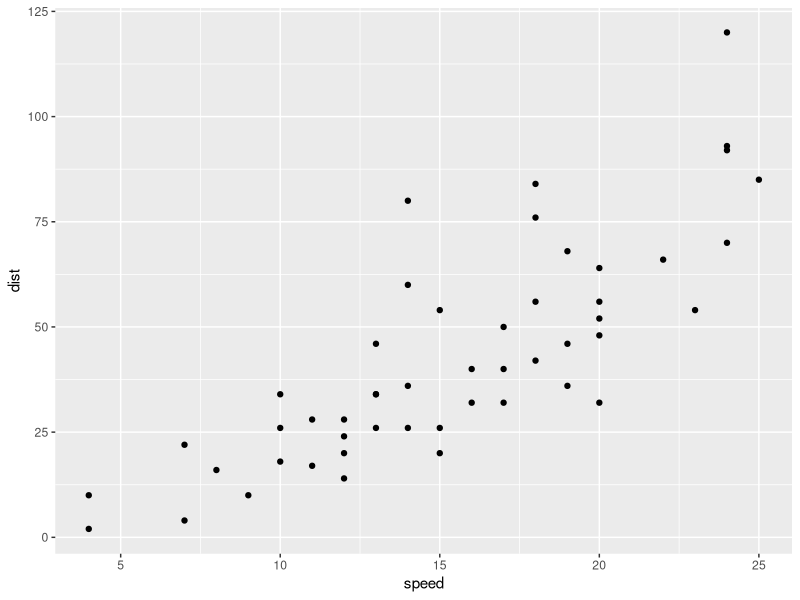
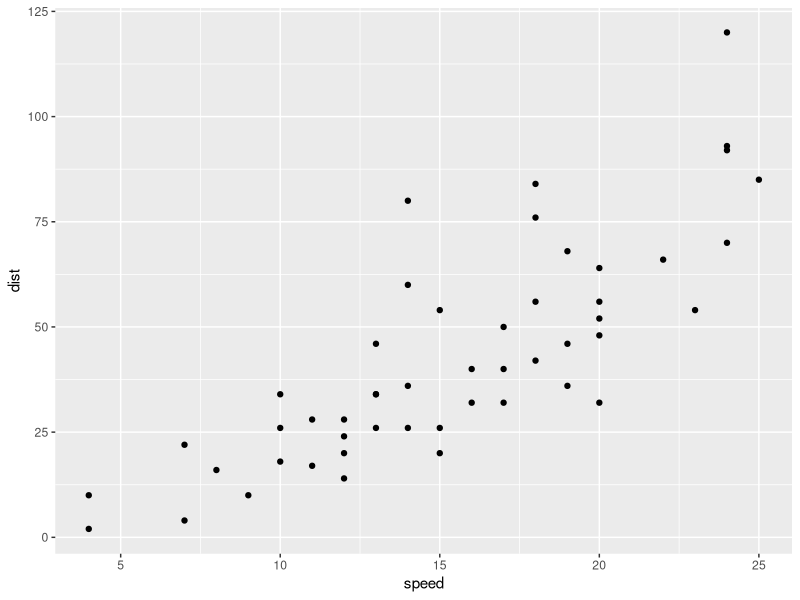
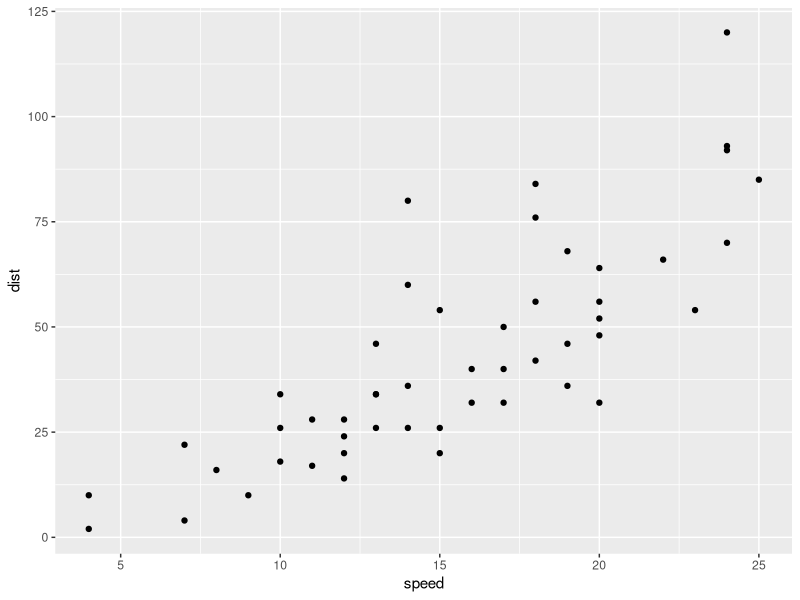
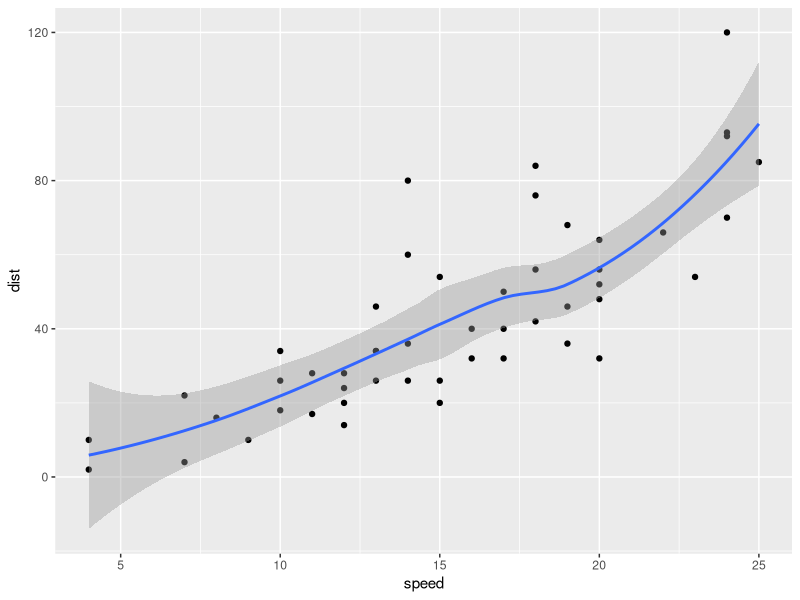
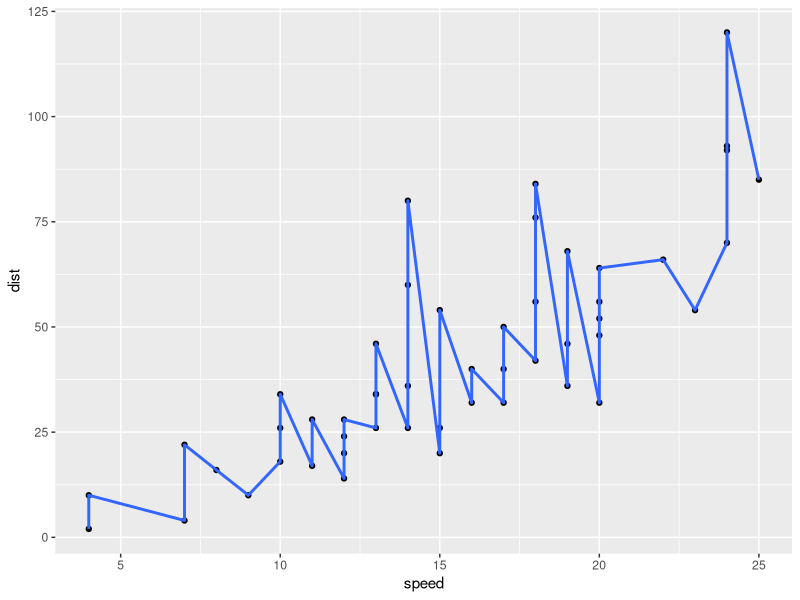
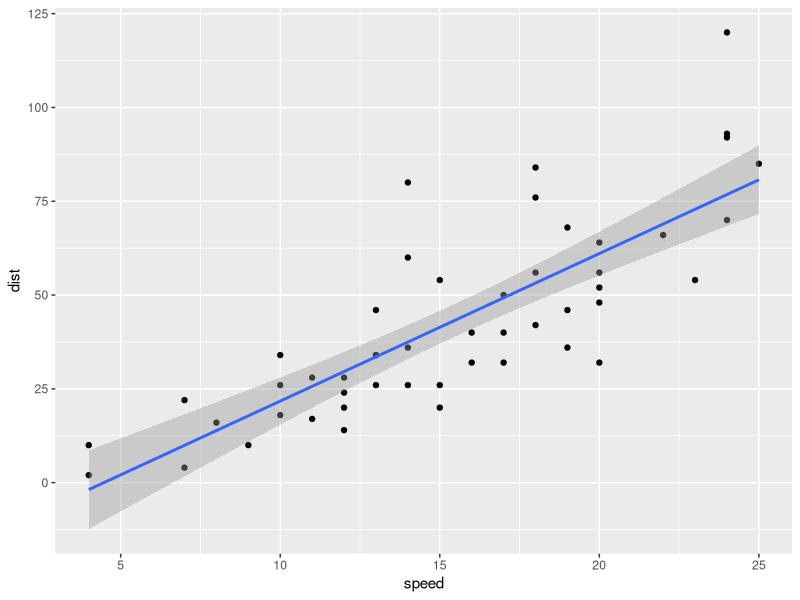
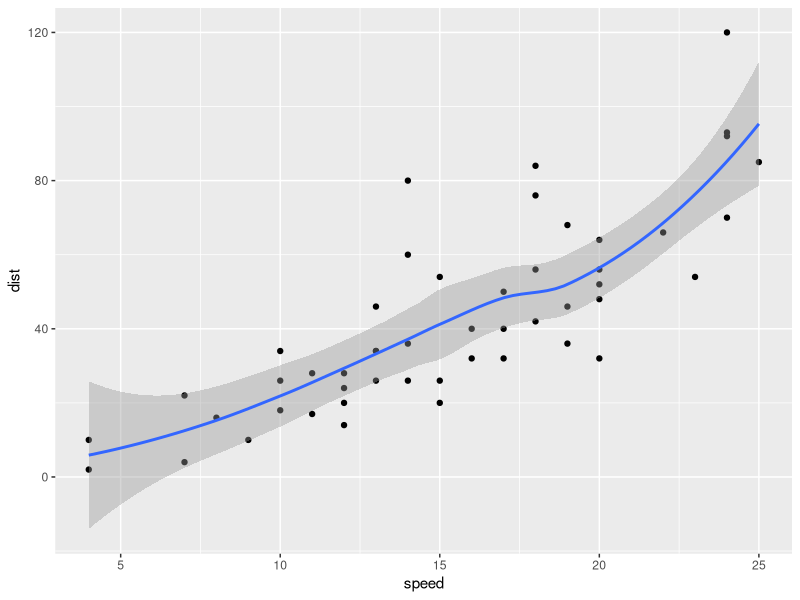
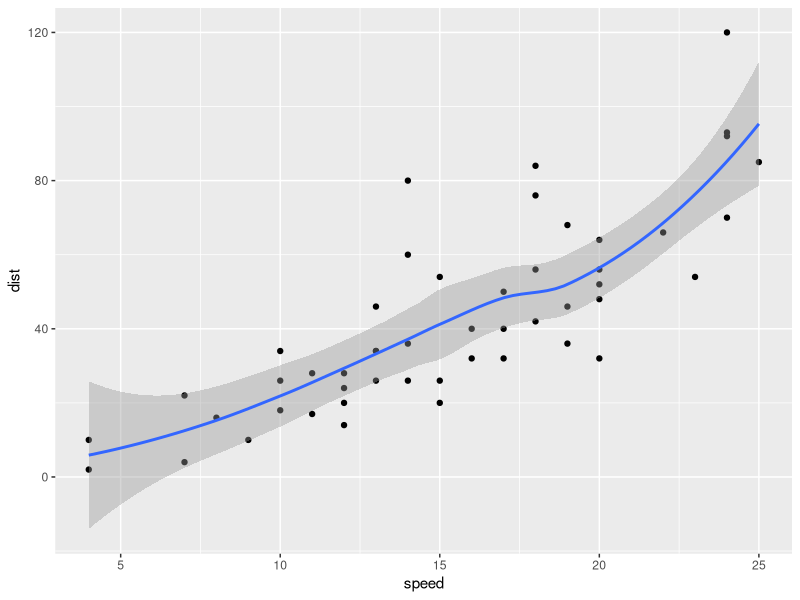

These charts were generated, in order, by the following R code: (Note: this script raises an error after producing the figures.)
# ggplot2
library(ggplot2)
library(ggfortify)

# Questions answered:
# 1. what is the underlying structure to making plots using ggplot?
# 1.1 How is ggplot different from base graphics? What are the pros and cons?
# Cons: - You need to type in more text compared to base graphics to create 
#       even  simple plots.
#       - Since it has its own grammer and because there are more facilities, 
#         it takes more time to learn.
# Pros: - Looks great. Nice soothing colours, great grid lines, customised themes etc.
#       - When your graph becomes more complex, it is much easier to acheive
#         complex graphics compared to based graphics, especially becasue of the
#         ability to create muliple layers, faceting etc. 

# 2. How to make different types of plots with ggplot?
# 3. How to add and modify the various elements of a plot in ggplot?


############################
library(ggplot2)

# 1. Basic plot
# Plot a scatterplot from cars data
# Draw a line of best-fit using 3 differnt functions. add smoothing conf-intervals layer.

ggplot(data=cars, aes(x=speed, y=dist)) + geom_point()

# (or)

gg <- ggplot(data=cars, aes(x=speed, y=dist))
gg + geom_point()

# (or)

gg <- ggplot(data=cars, aes(x=speed, y=dist)) + geom_point()
print(gg)

# 1.1 Add a smoothing line
ggplot(data=cars, aes(x=speed, y=dist)) + geom_point() + geom_smooth()  # default method is 'auto'
ggplot(data=cars, aes(x=speed, y=dist)) + geom_point() + geom_smooth(stat ="identity") # connecting lines
ggplot(data=cars, aes(x=speed, y=dist)) + geom_point() + geom_smooth(method="lm") # method can take: 'lm', 'loess', 'gam'

ggplot(data=cars, aes(x=speed, y=dist)) + geom_point() + stat_smooth()  # alternate method

# 1.2 Save a plot
# Method 1:
ggsave(file="c:/Users/XUZ48472/Desktop/myplot.png")  # saves plot show in plotting panel.
ggsave(a, file="c:/Users/XUZ48472/Desktop/myplot.png")  # Default: will save in same height/widht proportion as seen in plot window. 
# Also, ggsave can adjust height,  width, dpi etc

# Method 2:
png("c:/Users/XUZ48472/Desktop/myplot.png")
print(a)
dev.off()



# 2. Plot Elements -------------------------------------------------------------
# Assign title, x-axis and y-axis labels, x-axis and y-axis text

# Method 1: Assign each with dedicated command
ggplot(data=cars, aes(x=speed, y=dist)) + geom_point() + geom_smooth() + ggtitle("Cars")
ggplot(data=cars, aes(x=speed, y=dist)) + geom_point() + geom_smooth() + xlab("Car: speed")
ggplot(data=cars, aes(x=speed, y=dist)) + geom_point() + geom_smooth() + ylab("Car: dist")
ggplot(data=cars, aes(x=speed, y=dist)) + geom_point() + geom_smooth() + ggtitle("Cars") + xlab("Car: speed") + ylab("Car: dist")

# Method 2: Assign all with one command
gg <- ggplot(data=cars, aes(x=speed, y=dist, size=dist)) + geom_point() + geom_smooth() + labs(title="Cars", x="Car:Speed", y="Car:dist")
print(gg)

# 3. Plot styling: Adjust font size, point size, color and shape. (using theme()) --------

# 3.1. Axis range, plot title, axis title, ticks and labels
# 3.1.1 Size of plot and axis titles - IMPORTANT CAVEAT
gg + ylim(c(0,60))  # removes the data that doesnt fall within the limit. So the smoothened line changes.
gg + scale_y_continuous(limits=c(0,60))  # same as ylim
gg + coord_cartesian(ylim=c(0,60))  # Considers all points and changes only visible region.

# 3.1.2 plot title and axis title
gg + theme(plot.title=element_text(size=20, lineheight=1), 
           axis.title.x=element_text(size=15, lineheight=1),  # change X-axis title size and inclination
           axis.title.y=element_text(size=15, lineheight=1))

# 3.1.3 Size of axis text and ticks
gg + theme(axis.text.x=element_text(size=20, angle=45),# change X-axis text size and inclination
           axis.ticks.x=element_blank())  # removes axis ticks in X axis

# Customised axis text
gg + scale_x_continuous(label=function(x){return(paste0("Speed is ", x, "mph"))}) + 
  scale_y_continuous(label=function(x){return(paste0("Distance is ", x, "miles"))})  


# --- Explain element_blank, element_line, element_rect and element_text

# 3.2: Point size, shape and color
# Method 1: Assigning static shape and size
gg1 <- ggplot(data=cars, aes(x=speed, y=dist)) + labs(title="Cars") + theme(plot.title=element_text(size=20))
gg1 + geom_point(shape=2, size=7, color="firebrick")

# See below link for point shapes:
# http://rstatistics.net/essentials-of-making-plots-and-graphs/#2_Adding_title_subtitle_axis_labels_and_shape_of_point_character


# Method 2: Dynamic shape based on a value or another variable.
data("diamonds")
gg_dia <- ggplot(data=diamonds, aes(x=carat, y=price)) + labs(title="Diamonds")
gg_dia + geom_point(aes(color=cut, shape=cut, size=price)) + theme(plot.title=element_text(size=20))
gg_1 <- gg_dia + geom_point(aes(color=cut, shape=cut)) + theme(plot.title=element_text(size=20))


# 3.3. Plot Background, Panel Background, Grid and Margin
# 3.3.1 Plot Background
gg_1 + theme(plot.background = element_rect(fill = 'grey'))

# 3.3.2 Panel Bckfround
gg_1 + theme(panel.background = element_rect(fill = 'grey75'))

# 3.3.3 Grid
gg_1 + theme(panel.background = element_rect(fill = 'grey75'),
             panel.grid.major = element_line(colour = "green", size=2),
             panel.grid.minor = element_line(colour = "blue"))

gg_1 + theme(panel.grid.major = element_line(colour = "firebrick", size=2),
             panel.grid.minor = element_line(colour = "steelblue"))


# 3.3.4 Margin
library(grid)
gg_1 + theme(plot.margin = unit(c(2, 2, 0, 0), "cm")) # top, right, bottom, left

# 3.4. Themes
gg_1 + theme_bw() + theme(plot.title=element_text(size=20, lineheight=1))
gg_1 + theme_bw()
gg_1 + theme_light()
gg_1 + theme_gray()
gg_1 + theme_linedraw()
gg_1 + theme_minimal()
gg_1 + theme_classic()

# More themes found in 'ggthemes'
library(ggthemes)
gg_1 + theme_calc()
gg_1 + theme_economist()
gg_1 + theme_excel()
gg_1 + theme_few()
gg_1 + theme_fivethirtyeight()
gg_1 + theme_gdocs() 
gg_1 + theme_hc()
gg_1 + theme_pander()
gg_1 + theme_solarized()
gg_1 + theme_stata()
gg_1 + theme_tufte()
gg_1 + theme_wsj()


# 3.5. Legend ------------------------------------------------------------------
# 3.5.1 Remove legend, Change legend positions
# 3.5.1.1 Legend outside plot area:
gg_1 + theme(legend.position="none")
gg_1 + theme(legend.position="right")
gg_1 + theme(legend.position="left")
gg_1 + theme(legend.position="bottom")

# 3.5.1.2 Legend inside plot area:
gg_1 + theme(legend.position=c(0.5, 0.5))  # (0, 0) is bottom left. (1, 1) is top right
gg_1 + theme(legend.justification=c(1, 0), legend.position=c(1, 0))  # places the 'anchor-point' of legend at (1, 0), where (1, 0) is bottom right of legend 

# 3.5.2 Change or Remove Legend Title and text
# 3.5.2.1 Remove legend title
gg_1 + theme(legend.title=element_blank())  # Turn off legend title

# 3.5.2.2 Size and color of legend title
gg_1 + theme(legend.title=element_text(size=15, colour="firebrick"))  # Change size and color

# 3.5.2.3 Change Legend title
gg_1 + scale_colour_discrete(name="New Legend Title!") + scale_shape_discrete(name="New Legend Title!")  # need to specify both 'scale_colour_discrete' and 'scale_shape_discrete' because, both the colour and shape of the chart symbols vary.

# 3.5.2.4 Change Legend text
# need to specify both 'scale_colour_discrete' and 'scale_shape_discrete' because, both the colour and shape of the chart symbols vary.
gg_1 + scale_colour_discrete(labels=c) + scale_shape_discrete(breaks=c("F", "G", "VG", "Pre", "I"))

# 3.5.2.5 Change Legend order and colour
gg_2 <- gg_dia + geom_point(aes(color=cut)) + theme(plot.title=element_text(size=20))

gg_2 + scale_colour_manual(values=c("#999999", "#E69F00", "#56B4E9", "#4D4D4D", "#F57670"), 
                           name="New Title",
                           breaks=c("Fair", "Good", "Very Good", "Premium", "Ideal"),
                           labels=c("F", "G", "VG", "Pre", "I"))

# 3.5.4 Modify fill color of legend box and legend background
gg_2 + theme(legend.key=element_rect(fill='steelblue'))  # box fill
gg_2 + theme(legend.background = element_rect(fill="gray90"))  # background fill


# 4. Multiple Plots ----------------------------------------------
# Facet Wrap: Visualise, how it changes for various values for one variable.
gg_dia <- ggplot(data=diamonds, aes(x=carat, y=price)) + labs(title="Diamonds") + geom_point(aes(color=cut, shape=cut)) + theme(plot.title=element_text(size=20))
gg_1 <- gg_dia + facet_wrap(~ color, ncol=3)  # scales are fixed for all plots in grid
gg_1 <- gg_dia + facet_wrap(~ color, scales="free", ncol=3)  # Allows scales roam free, so could bias the interpretation.
print(gg_1)

# Facet Grid: Visualise, how it changes for various values for TWO variables.
gg_1 <- gg_dia + facet_grid(cut ~ color, scales = "free")  # 'cut' will be in rows, 'color' will be in columns
print(gg_1)

# Note: scales argument is common to both facet_grid and facet_wrap. But nrow/ncol applies only to facet_wrap.

# 9. Layout Multiple plots
# Show how to use facets wrap feature. 
#  - How to arrange the number of rows and columns. Ans: + facet_wrap(row~columns, nrow=3, ncol=2)
#  - Allow scales to roam free. Ans: + facet_wrap(row~columns, nrow=3, ncol=2, scales="free")
# How to show unrelated charts in one frame? 
#   Ans: 
#   library(gridExtra)
#   myplot1<-ggplot(nmmaps, aes(date, temp))+geom_point(color="firebrick")
#   myplot2<-ggplot(nmmaps, aes(temp, o3))+geom_point(color="olivedrab")
#   grid.arrange(myplot1, myplot2, ncol=2)


# 10. Annotation: Display text inside the plot.
library(grid)
gg_dia <- ggplot(data=diamonds, aes(x=carat, y=price)) + labs(title="Diamonds") + geom_point(aes(color=cut, shape=cut)) + theme(plot.title=element_text(size=20))

my_grob = grobTree(textGrob("My Custom \nAnnotation!", x=0.7,  y=0.2,
                            gp=gpar(col="darkgreen", fontsize=20, fontface="bold")))

gg_dia + annotation_custom(my_grob)
